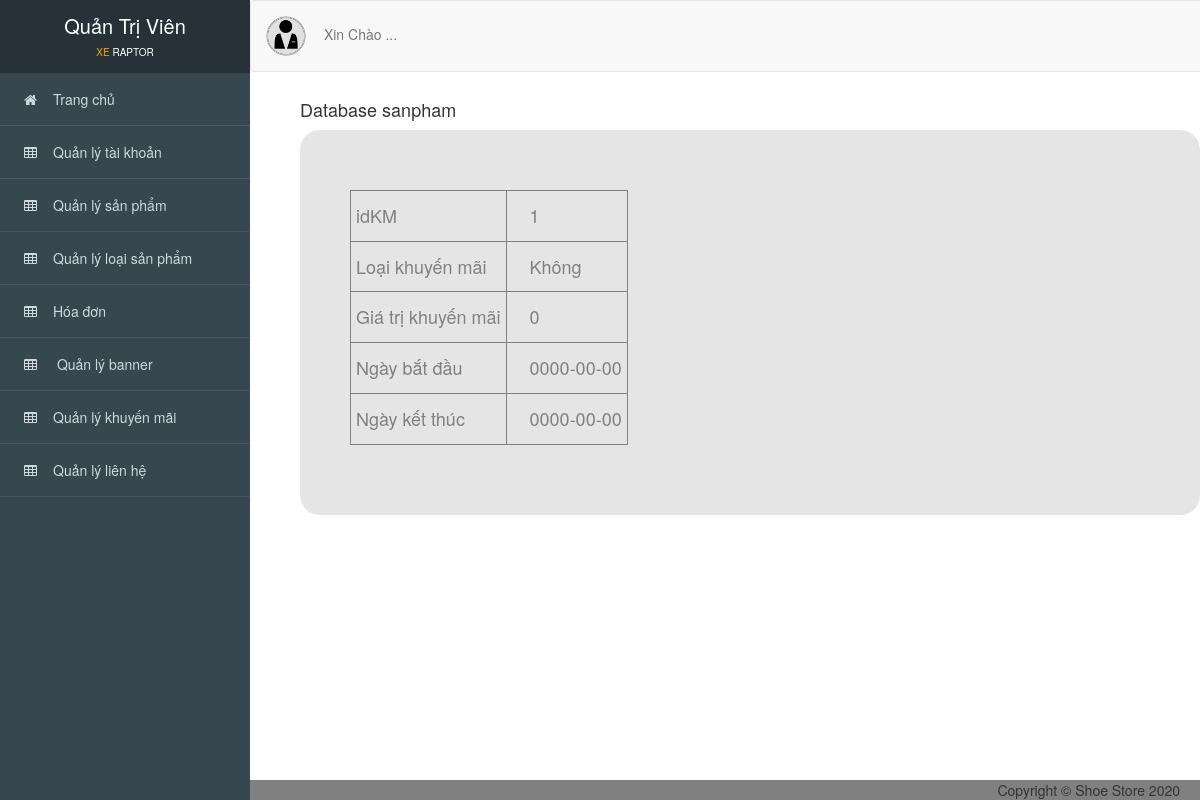
The app's page /admin/index.php?action=xemkhuyenmai&id=1 with its own data.
### tables this page shows
CREATE TABLE `khuyenmai` (
  `idKM` int(11) NOT NULL,
  `loaiKM` varchar(255) NOT NULL,
  `giatriKM` float NOT NULL,
  `ngaybatdau` date NOT NULL,
  `ngayketthuc` date NOT NULL
);

### admin/controller_admin/quanlykhuyenmai.php (called while the page is built, shortened)
<?php
    require_once('./model_admin/khuyenmai.php');
    class khuyenmaicontroller
    {
    	var $khuyenmai_model;
    	public function __construct()
    	{
    		$this->khuyenmai_model = new khuyenmai();
    	}
    	 public function details()
        {
            $id = isset($_GET['id']) ? $_GET['id'] : 1;
            $data = $this->khuyenmai_model->find($id);
            require_once('views_admin/index.php');
        }
       }
?>

### admin/model_admin/ketnoi.php (called while the page is built, shortened)
<?php
    class ketnoi
    {
    	function __construct()
    	{
    		$host = "localhost";
    		$username ="root";
    		$password = "";
    		$dbname = "qlbx";
    		$this->connect = new mysqli($host,$username,$password,$dbname);
    	}
    }
?>

### admin/model_admin/khuyenmai.php (called while the page is built, shortened)
<?php
    require_once('ketnoi.php');
    class khuyenmai
    {
    	var $conn;
    	function __construct()
    	{
    		$connect_obj = new ketnoi();
    		$this->conn = $connect_obj->connect;
    	}
    	function find($id)
        {
            $query = "SELECT * FROM khuyenmai WHERE idKM=$id";
            return $this->conn->query($query)->fetch_assoc();
        }
    }
?>

### admin/views_admin/khuyenmai/xem.php (the view)
<div id="viewport">
<div class="container-fluid" id="noidung">
      <h4>Database sanpham</h4>
      <div style="background-color: #e5e5e5; padding: 60px 50px 10px; color:gray;border-radius: 20px;">
        <table border="1" cellpadding="5">
          <tr>
            <td><h4>idKM </h4></td>
            <td><h4> &emsp;<?= $data['idKM'];   ?>  </h4></td>
          </tr>
          <tr>
            <td><h4>Loại khuyến mãi </h4></td>
            <td><h4> &emsp;<?= $data['loaiKM'];   ?>   </h4></td>
          </tr>
          <tr>
            <td><h4>Giá trị khuyến mãi</h4></td>
            <td><h4> &emsp;<?= $data['giatriKM'];   ?>  </h4></td>
          </tr>
          <tr>
            <td><h4>Ngày bắt đầu </h4></td>
            <td><h4> &emsp;<?= $data['ngaybatdau'];   ?>  </h4></td>
          </tr>
          <tr>
            <td><h4>Ngày kết thúc </h4></td>
            <td><h4> &emsp;<?= $data['ngayketthuc'];   ?>  </h4></td>
          </tr>
        </table>
        <br>
        <br>
        <br>
      </div>
</div>
</div>

### admin/public_admin/css/style.css (style rules this page uses)
body { overflow-x: hidden; font-family: 'Roboto', sans-serif; font-size: 16px; }
#viewport { padding-left: 250px; -webkit-transition: all 0.5s ease; -moz-transition: all 0.5s ease; -o-transition: all 0.5s ease; transition: all 0.5s ease; }
#noidung { padding-top: 90px; padding-left: 50px; background-color: white; }

### records on screen
khuyenmai: idKM "1", loaiKM "Không", giatriKM "0", ngaybatdau "0000-00-00", ngayketthuc "0000-00-00"
